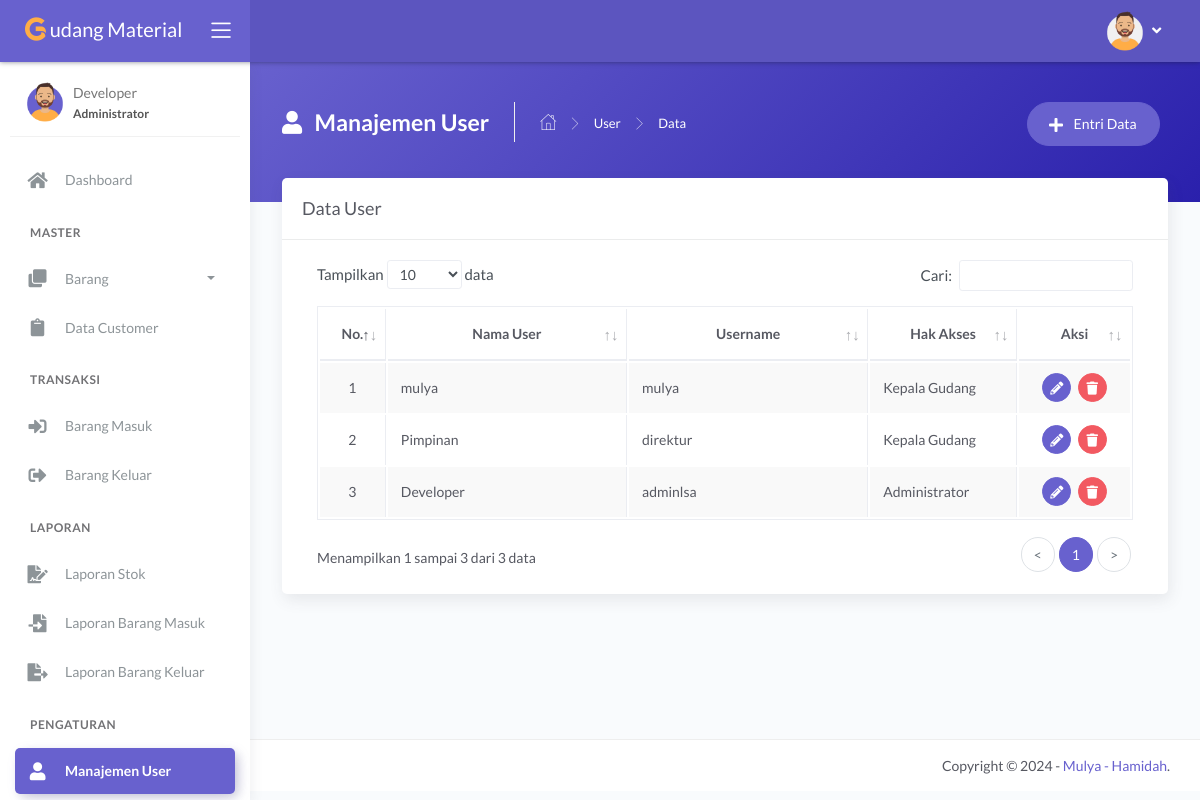
/main.php?module=user (signed in), run on an earlier commit of the app's database.
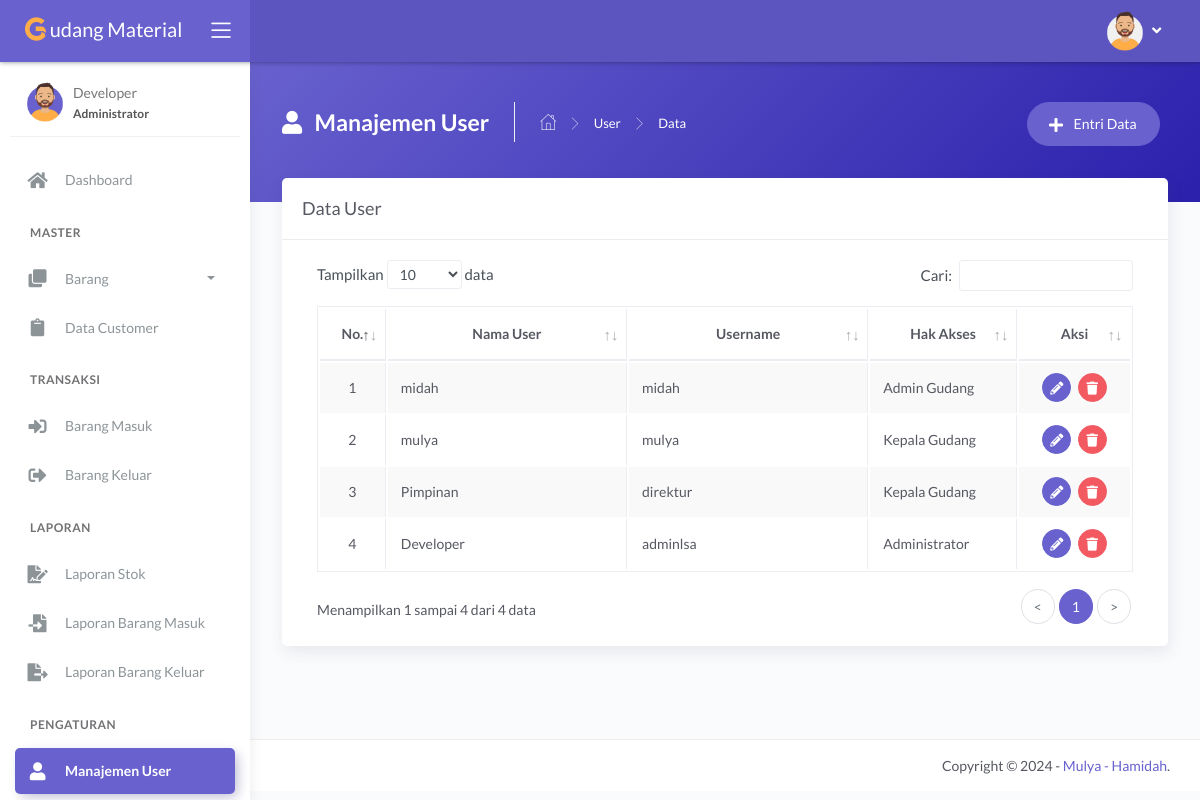
And on a later commit of the database.
### tables this page shows
CREATE TABLE `tbl_user` (
  `id_user` int(11) NOT NULL,
  `nama_user` varchar(30) NOT NULL,
  `username` varchar(30) NOT NULL,
  `password` varchar(255) NOT NULL,
  `hak_akses` enum('Administrator','Admin Gudang','Kepala Gudang') NOT NULL
);

### modules/user/tampil_data.php (the view, shortened to what this page needs)
<?php
if (basename($_SERVER['PHP_SELF']) === basename(__FILE__)) {
  header('location: 404.html');
}
else {
?>
  <div class="panel-header bg-secondary-gradient">
    <div class="page-inner py-45">
      <div class="d-flex align-items-left align-items-md-top flex-column flex-md-row">
        <div class="page-header text-white">
          <h4 class="page-title text-white"><i class="fas fa-user mr-2"></i> Manajemen User</h4>
          <ul class="breadcrumbs">
            <li class="nav-home"><a href="?module=dashboard"><i class="flaticon-home text-white"></i></a></li>
            <li class="separator"><i class="flaticon-right-arrow"></i></li>
            <li class="nav-item"><a href="?module=user" class="text-white">User</a></li>
            <li class="separator"><i class="flaticon-right-arrow"></i></li>
            <li class="nav-item"><a>Data</a></li>
          </ul>
        </div>
        <div class="ml-md-auto py-2 py-md-0">
          <a href="?module=form_entri_user" class="btn btn-secondary btn-round mr-2">
            <span class="btn-label"><i class="fa fa-plus mr-2"></i></span> Entri Data
          </a>
        </div>
      </div>
    </div>
  </div>
  <div class="page-inner mt--5">
    <div class="card">
      <div class="card-header">
        <div class="card-title">Data User</div>
      </div>
      <div class="card-body">
        <div class="table-responsive">
          <table id="basic-datatables" class="display table table-bordered table-striped table-hover">
            <thead>
              <tr>
                <th class="text-center">No.</th>
                <th class="text-center">Nama User</th>
                <th class="text-center">Username</th>
                <th class="text-center">Hak Akses</th>
                <th class="text-center">Aksi</th>
              </tr>
            </thead>
            <tbody>
              <?php
              $no = 1;
              $query = mysqli_query($mysqli, "SELECT id_user, nama_user, username, hak_akses FROM tbl_user ORDER BY id_user DESC")
                                              or die('Ada kesalahan pada query tampil data : ' . mysqli_error($mysqli));
              while ($data = mysqli_fetch_assoc($query)) { ?>
                <tr>
                  <td width="30" class="text-center"><?php echo $no++; ?></td>
                  <td width="180"><?php echo $data['nama_user']; ?></td>
                  <td width="180"><?php echo $data['username']; ?></td>
                  <td width="100"><?php echo $data['hak_akses']; ?></td>
                  <td width="70" class="text-center">
                    <div>
                      <a href="?module=form_ubah_user&id=<?php echo $data['id_user']; ?>" class="btn btn-icon btn-round btn-secondary btn-sm mr-md-1" data-toggle="tooltip" data-placement="top" title="Ubah">
                        <i class="fas fa-pencil-alt fa-sm"></i>
                      </a>
                      <a href="modules/user/proses_hapus.php?id=<?php echo $data['id_user']; ?>" onclick="return confirm('Anda yakin ingin menghapus data user dengan username <?php echo $data['username']; ?>?')" class="btn btn-icon btn-round btn-danger btn-sm" data-toggle="tooltip" data-placement="top" title="Hapus">
                        <i class="fas fa-trash fa-sm"></i>
                      </a>
                    </div>
                  </td>
                </tr>
              <?php } ?>
            </tbody>
          </table>
        </div>
      </div>
    </div>
  </div>
<?php } ?>

What changed in the data, as far as the page shows it:
added tbl_user: nama_user "midah", username "midah", hak_akses "Admin Gudang"
Also different on the page:
text written by a page script: "Tampilkan data Cari: Menampilkan 1 sampai 3 dari 3 data < 1 >" → "Tampilkan data Cari: Menampilkan 1 sampai 4 dari 4 data < 1 >"
